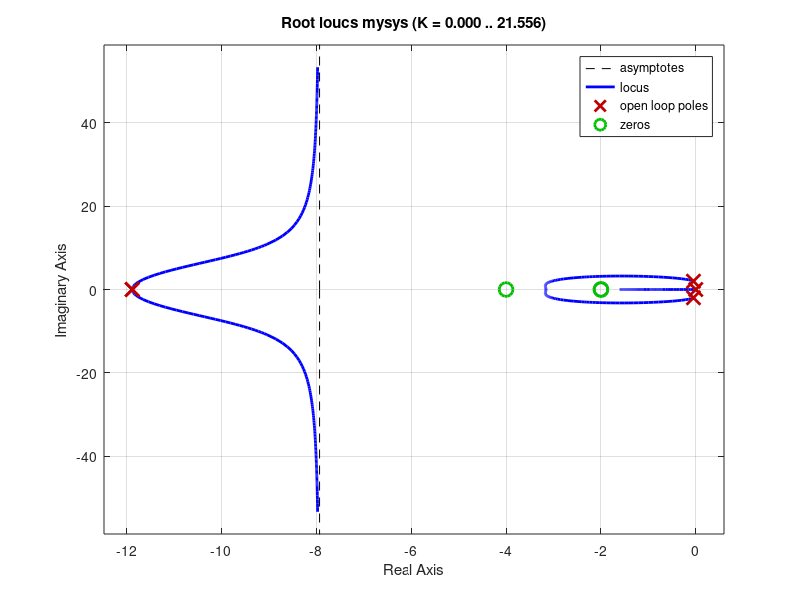

Recreate this plot in MATLAB.

num=134.85*conv([1 4],[1 4 4 ]);
den=[1 23.863 147.54634225 109.169004225 564.680169 0];
mysys=tf(num,den);
%mysys1=-tf(num,den);
rlocus(mysys);
%axis([-4 4 -10 10])
%rlocus(mysys1);





